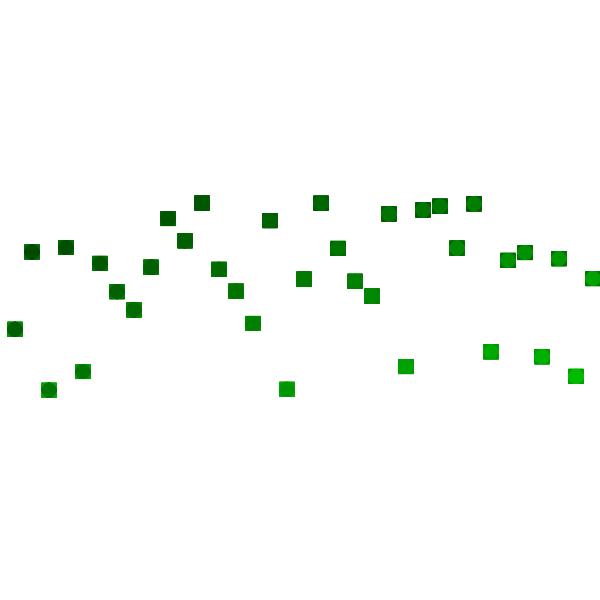
Frame 1 (no input)
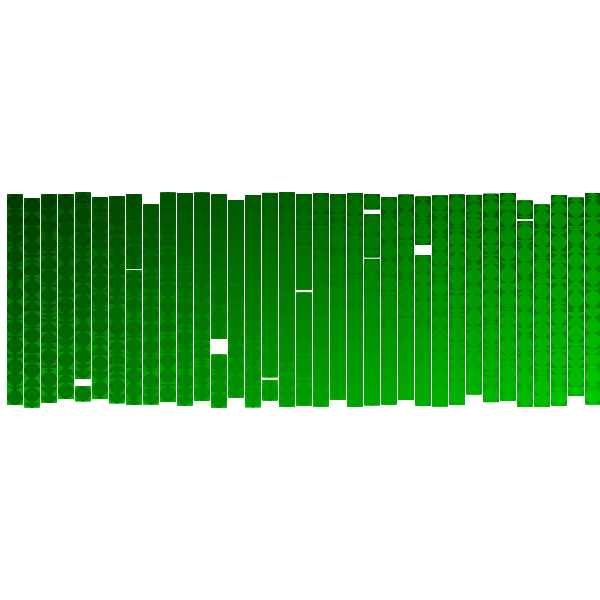
Frame 60 (the mouse pressed at the canvas centre just before this capture)
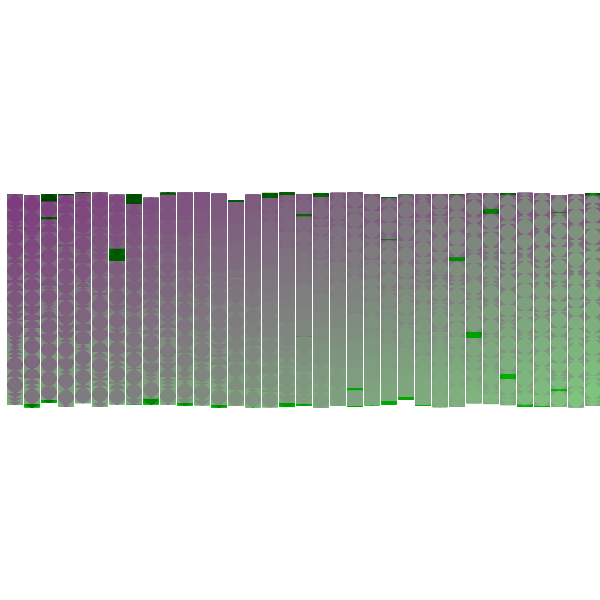
Frame 120 (the mouse held since frame 60 and released just before this capture)

The Processing sketch that drew these frames (run headless with seeded random() and noise(); from frame 60 on, the mouse is pressed at the canvas centre):

// Processing sketch: processing_19464
// ── processing_19464.pde

void setup() {
  size(600, 600);
  stroke(0);
  smooth();
  background (255);
  colorMode (RGB, 600);
}

int CARsize = 15;


void draw() {

  for (int i = 15; i < 600; i+= CARsize + 2) {
    CAR (i, height/2 + random(-100, 100), CARsize);
  }
}

void CAR (float x, float y, float z) {

  for (int i = 1; i < 15; i++) {
    noStroke();
    fill(mouseY, x, mouseX, 300);
    ellipse (x, y, z, z);
    fill(mouseY, y, mouseX, 300);
    rectMode(CENTER);
    rect (x, y, z, z);
  }
}
